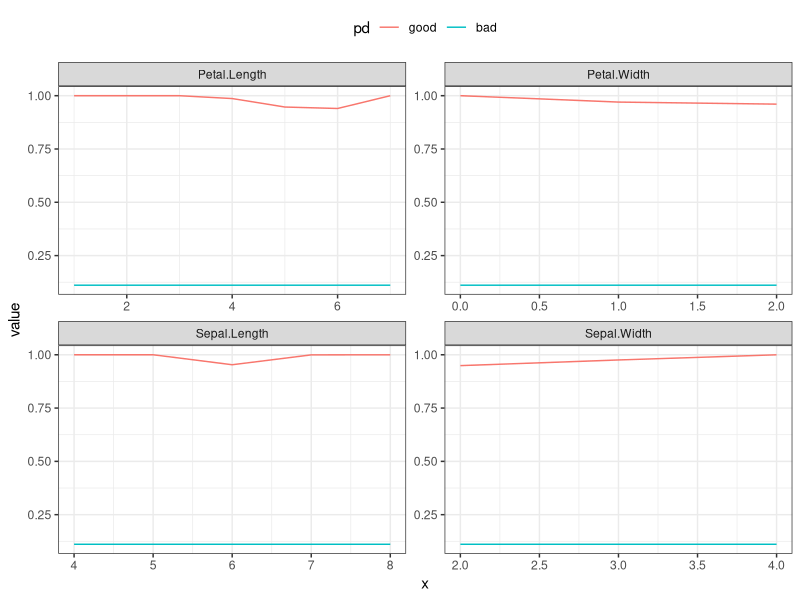

Recreate this plot in R.

#Setup
rm(list=ls(all=T))
gc(reset=T)
library(data.table)
library(caret)
library(pbapply)
library(ggplot2)
data(iris)
dat <- data.table(iris)

#Splits
dat <- dat[sample(1:.N),]
train <- dat[1:100,]
test <- dat[101:150,]

train_x <- data.table(model.matrix(Species~0+., train))
test_x <- data.table(model.matrix(Species~0+., test))

train_y <- train[,Species]
test_y <- train[,Species]

#Models
#x=data.table(modelLookup()); x[which(forClass & probModel), sort(unique(model))]
model <- train(
  train_x, train_y, method='lda',
  trControl=trainControl(classProbs = T,  verboseIter=T)
)

#Predict
pred_good = predict(model, test_x, type='prob')
pred_good = rowSums(pred_good^2)
pred_bad = rep(1/length(unique(train_y)), length(pred_good))^2

#Partial dep
pds <- lapply(names(test_x), function(n){
  x = test_x[[n]]
  agg = data.table(
    x=round(x),
    good=pred_good,
    bad=pred_bad
  )
  agg <- agg[,list(
    good=mean(good),
    bad=mean(bad)
    ), by='x']
  agg[,variable := n]
  return(agg)
})
pds = rbindlist(pds)
pds = melt.data.table(pds, id.vars=c('x', 'variable'), variable.name='pd')
ggplot(pds, aes(x=x, y=value, col=pd)) +
  geom_line() + theme_bw() + facet_wrap(~variable,scales='free') +
  theme(legend.position="top")
